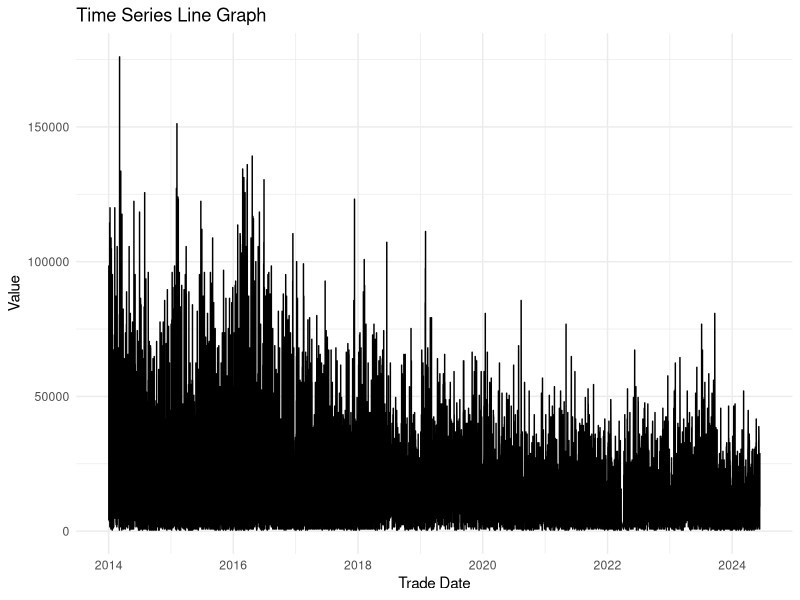
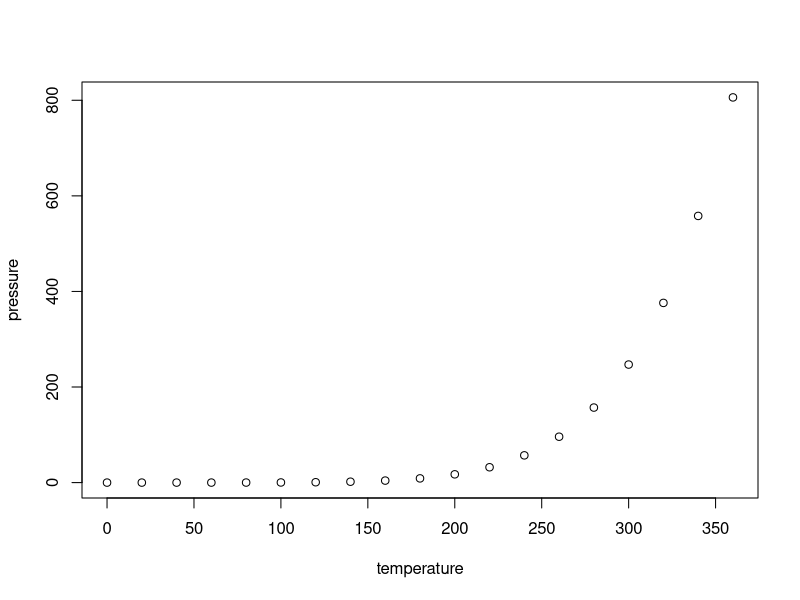

R code for these plots, in order:
## ---- chunk 1
knitr::opts_chunk$set(echo = TRUE)

library(readxl)
library(dplyr)
library(ggplot2)
## ---- chunk 2

data_2014 <- read_excel ("./Data/ice_electric-2014final.xls")
# Need to correct "Nepool MH Da LMP Peak" to "Nepool MH DA LMP Peak"
# Need to correct "NP 15 EZ..." to "NP15 EZ Gen..."
# Correct "Palo Verde" to "Palo Verde Peak"
# Change "SP-15 Gen DA LMP Peak" to "SP15 EZ Gen DA LMP Peak"
colnames(data_2014) <- gsub("\n", " ", colnames(data_2014))
colnames(data_2014) <- gsub("  ", " ", colnames(data_2014))
# unique(c(colnames(data_2014)))
# data_2014
data_2014 <- data_2014 %>%
  mutate(`Price hub` = 
           ifelse(`Price hub` == "Nepool MH Da LMP Peak", "Nepool MH DA LMP Peak",
           ifelse(`Price hub` == "Indiana Hub RT Peak", "Indiana Rt Peak",
           ifelse(`Price hub` == "PJM-Wh Real Time Peak", "PJM WH Real Time Peak",
           ifelse(`Price hub` == "Mid Columbia Peak", "Mid C Peak",
           ifelse(`Price hub` == "PJM Wh Real Time Peak", "PJM WH Real Time Peak",
           ifelse(`Price hub` == "NP 15 EZ Gen DA LMP Peak", "NP15 EZ Gen DA LMP Peak",
           ifelse(`Price hub` == "Palo Verde", "Palo Verde Peak",
           ifelse(`Price hub` == "SP15 EZ Gen DA LMP Peak", "SP-15 Gen DA LMP Peak", `Price hub`)))))))))
# data_2014 <- select(data_2014, -'Price hub_2')
# unique(data_2014$`Price hub`)
data_2014

data_2015 <- read_excel ("./Data/ice_electric-2015final.xls")
colnames(data_2015) <- gsub("\n", " ", colnames(data_2015))
colnames(data_2015) <- gsub("  ", " ", colnames(data_2015))
unique(c(colnames(data_2015)))
data_2015

data_2016 <- read_excel ("./Data/ice_electric-2016final.xls")
colnames(data_2016) <- gsub("\n", " ", colnames(data_2016))
colnames(data_2016) <- gsub("  ", " ", colnames(data_2016))
unique(c(colnames(data_2016)))
data_2016

data_2017 <- read_excel ("./Data/ice_electric-2017final.xlsx")
colnames(data_2017) <- gsub("\r\n", " ", colnames(data_2017))
colnames(data_2017) <- gsub("  ", " ", colnames(data_2017))
unique(c(colnames(data_2017)))
data_2017

data_2018 <- read_excel ("./Data/ice_electric-2018final.xlsx")
colnames(data_2018) <- gsub("\r\n", " ", colnames(data_2018))
colnames(data_2018) <- gsub("  ", " ", colnames(data_2018))
unique(c(colnames(data_2018)))
data_2018

data_2019 <- read_excel ("./Data/ice_electric-2019final.xlsx")
colnames(data_2019) <- gsub("\r\n", " ", colnames(data_2019))
colnames(data_2019) <- gsub("  ", " ", colnames(data_2019))
unique(c(colnames(data_2019)))
data_2019

data_2020 <- read_excel ("./Data/ice_electric-2020final.xlsx")
colnames(data_2020) <- gsub("\r\n", " ", colnames(data_2020))
colnames(data_2020) <- gsub("  ", " ", colnames(data_2020))
unique(c(colnames(data_2020)))
data_2020

data_2021 <- read_excel ("./Data/ice_electric-2021final.xlsx")
colnames(data_2021) <- gsub("\r\n", " ", colnames(data_2021))
colnames(data_2021) <- gsub("  ", " ", colnames(data_2021))
unique(c(colnames(data_2021)))
data_2021

data_2022 <- read_excel ("./Data/ice_electric-2022final.xlsx")
data_2022 <- select(data_2022, -'Trade date') # REMOVE COLUMN because it's bad
data_2022$'Trade date' <- data_2022$`Delivery start date` - 86400
data_2022 <- data_2022 %>% select(1, `Trade date`, everything()) # Make 'Trade date' the 2nd column like all the other datasets
colnames(data_2022) <- gsub("\r\n", " ", colnames(data_2022))
colnames(data_2022) <- gsub("  ", " ", colnames(data_2022))
unique(c(colnames(data_2022)))
data_2022

data_2023 <- read_excel ("./Data/ice_electric-2023final.xlsx")
colnames(data_2023) <- gsub("\r\n", " ", colnames(data_2023))
colnames(data_2023) <- gsub("  ", " ", colnames(data_2023))
unique(c(colnames(data_2023)))
data_2023

data_2024 <- read_excel ("./Data/ice_electric-2024.xlsx")
colnames(data_2024) <- gsub("\r\n", " ", colnames(data_2024))
colnames(data_2024) <- gsub("  ", " ", colnames(data_2024))
unique(c(colnames(data_2024)))
data_2024
## ---- chunk 3

# 8 Peaks (2014-2019):
#
# "ERCOT North 345KV Peak"  
# "Indiana Rt Peak"         
# "Mid C Peak"              
# "Nepool MH DA LMP Peak"   
# "NP15 EZ Gen DA LMP Peak"
# "Palo Verde Peak"         
# "PJM WH Real Time Peak"
# "SP-15 Gen DA LMP Peak"

unique(data_2014$`Price hub`)
unique(data_2015$`Price hub`) 
unique(data_2016$`Price hub`)
unique(data_2017$`Price hub`)
unique(data_2018$`Price hub`)
unique(data_2019$`Price hub`)

# 7 Peaks (2020-2024):

# Indiana Hub RT Peak
# Mid C Peak
# Nepool MH DA LMP Peak
# NP15 EZ Gen DA LMP Peak
# Palo Verde Peak
# PJM WH Real Time Peak
# SP15 EZ Gen DA LMP Peak
# 
# Missing is "ERCOT North 345KV Peak"

unique(data_2020$`Price hub`) # 7 Peaks
unique(data_2021$`Price hub`) # 7 Peaks
unique(data_2022$`Price hub`) # 7 Peaks
unique(data_2023$`Price hub`) # 7 Peaks
unique(data_2024$`Price hub`) # 7 Peaks
## ---- chunk 4

combined_data <- rbind(data_2014, data_2015, data_2016, data_2017, data_2018, data_2019, data_2020, data_2021, data_2022, data_2023, data_2024)
combined_data
## ---- chunk 5

# Plot the data

combined_data$`Trade date` <- as.Date(combined_data$`Trade date`)

ggplot(combined_data, aes(x = `Trade date`, y = `Daily volume MWh`)) +
  geom_line() +
  labs(title = "Time Series Line Graph",
       x = "Trade Date",
       y = "Value") +
  theme_minimal()
## ---- chunk 6

# This showed me that there were hidden columns

unique(c(colnames(data_2014))) # "Delivery \nend date"
unique(c(colnames(data_2015))) # "Delivery \nend date"
unique(c(colnames(data_2016))) # "Delivery \nend date"
unique(c(colnames(data_2017))) # "Delivery \r\nend date"
unique(c(colnames(data_2018))) # "Delivery \r\nend date"
unique(c(colnames(data_2019))) # "Delivery \r\nend date"
unique(c(colnames(data_2020))) # "Delivery \r\nend date"
unique(c(colnames(data_2021))) # "Delivery \r\nend date"
unique(c(colnames(data_2022))) # "Delivery \r\nend date"
unique(c(colnames(data_2023))) # "Delivery \r\nend date"
unique(c(colnames(data_2024))) # "Delivery \r\nend date"
## ---- chunk 7
plot(pressure)
